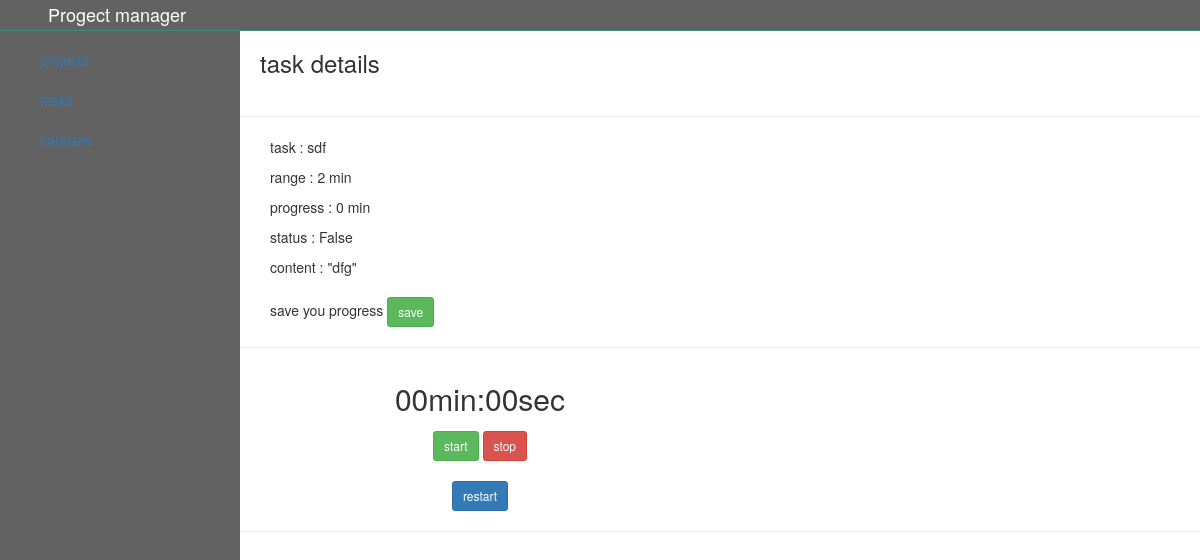
Before: /task/1 with the older database file.
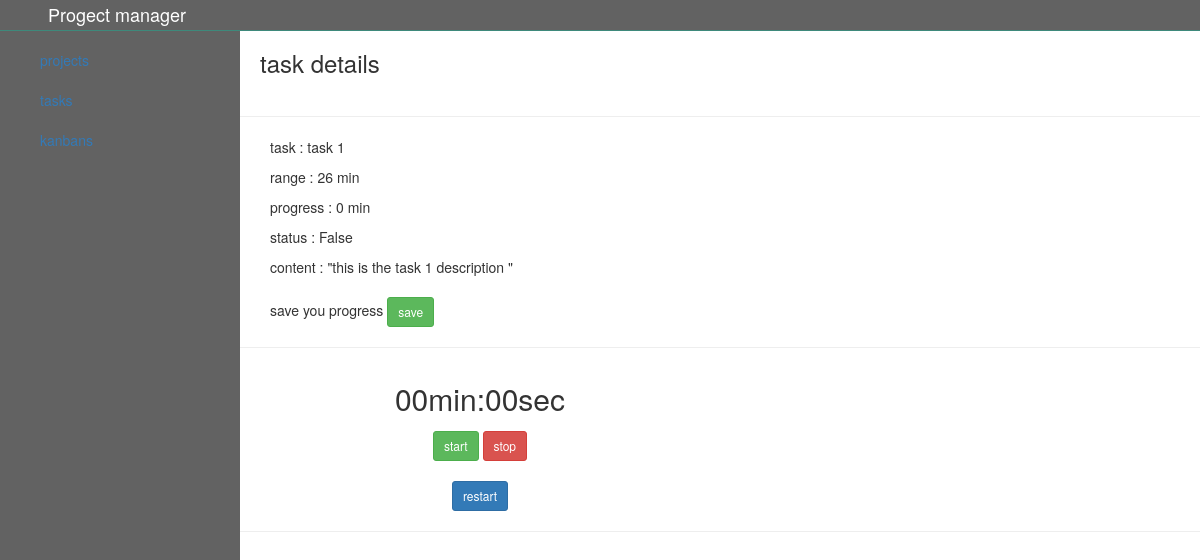
After: the same page with the newer database file.
### app.py (models this page shows, shortened)
class Task(db.Model):
    id = db.Column(db.Integer, primary_key=True)
    name = db.Column(db.String(1000), nullable=False)
    content = db.Column(db.String(1000),nullable=False)
    t_range = db.Column(db.Integer, nullable=False)
    progress = db.Column(db.Integer, nullable=False, default=0)
    date = db.Column(db.DateTime,default=datetime.utcnow)
    status = db.Column(db.Boolean, default=False)
    hub_id = db.Column(db.Integer, db.ForeignKey('taskhub.id'), nullable= False)

### app.py (the view)
@app.route('/task/<int:id>', methods=['GET', 'POST'])
def task_page(id):
    task = Task.query.get_or_404(id)
    return render_template('task.html', task=task)

### templates/task.html (shortened to what this page needs)
{% extends 'base.html' %}
{% block body %}
<div class="main">
    <h3>task details</h3>
    <hr>
    <div class="task">
        <p>task : {{task.name}}</p>
        <p>range : {{task.t_range}} min</p>
        <p>progress : {{task.progress}} min</p>
        <p>status : {{task.status}}</p>
        <p>content : "{{task.content}}"</p>
    </div>
    <form action="/progress/{{task.id}}" method='post' class='progress_form'>
        <p>save you progress <button type="submit" class="btn  btn-success btn-sm">save</button></p>
    </form>
    <hr>
    <div class="timer_cont">
        <div class='timer'>
            <div class="min">00</div>min: <div class="sec">00</div>sec
        </div>
        <div class="buttons">
            <span class="btn btn-success btn-sm">start</span>
            <span class="btn btn-danger btn-sm">stop</span>
        </div>
        <div class="restartCont">
            <span class="restart btn btn-primary btn-sm">restart</span>
        </div>
    </div>
    <hr>
</div>
{% endblock %}

Changed rows visible on the page:
changed Task "False": name "sdf" → "task 1"; t_range "2" → "26"; content "dfg" → "this is the task 1 description"
